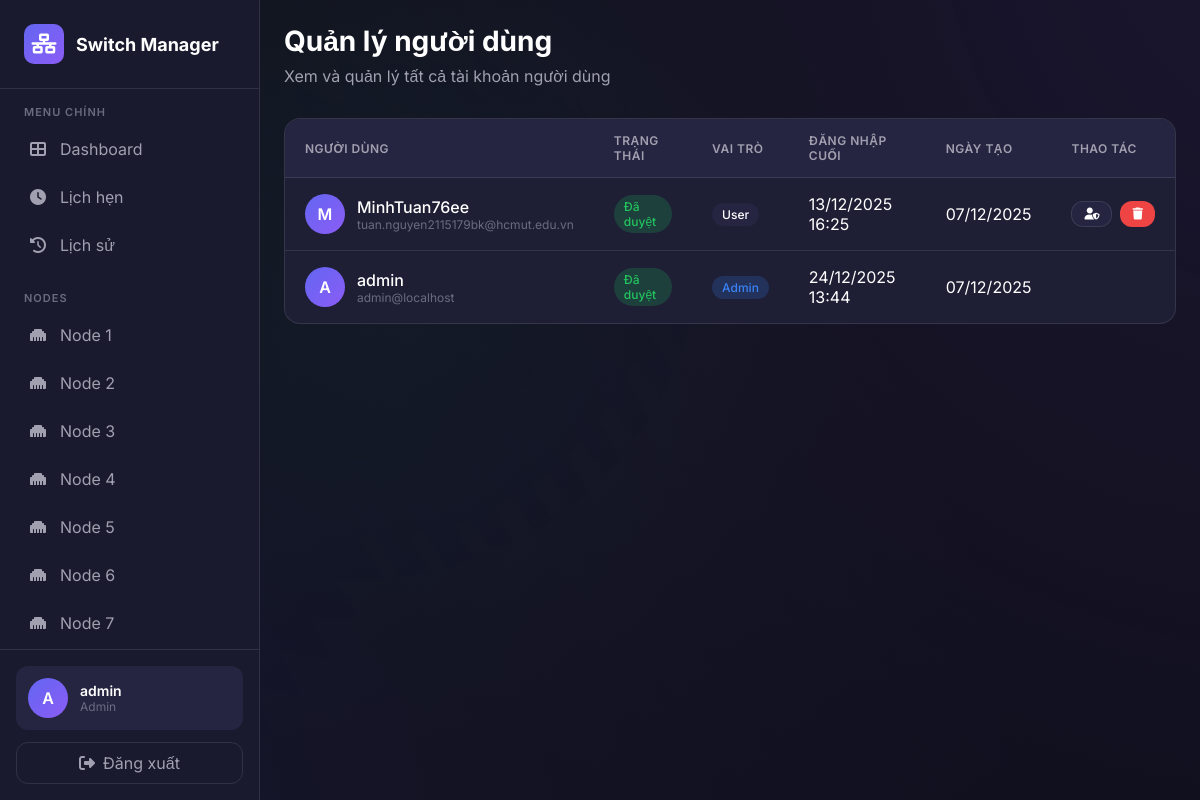
/admin/users (signed in), run on an earlier commit of the app's database.
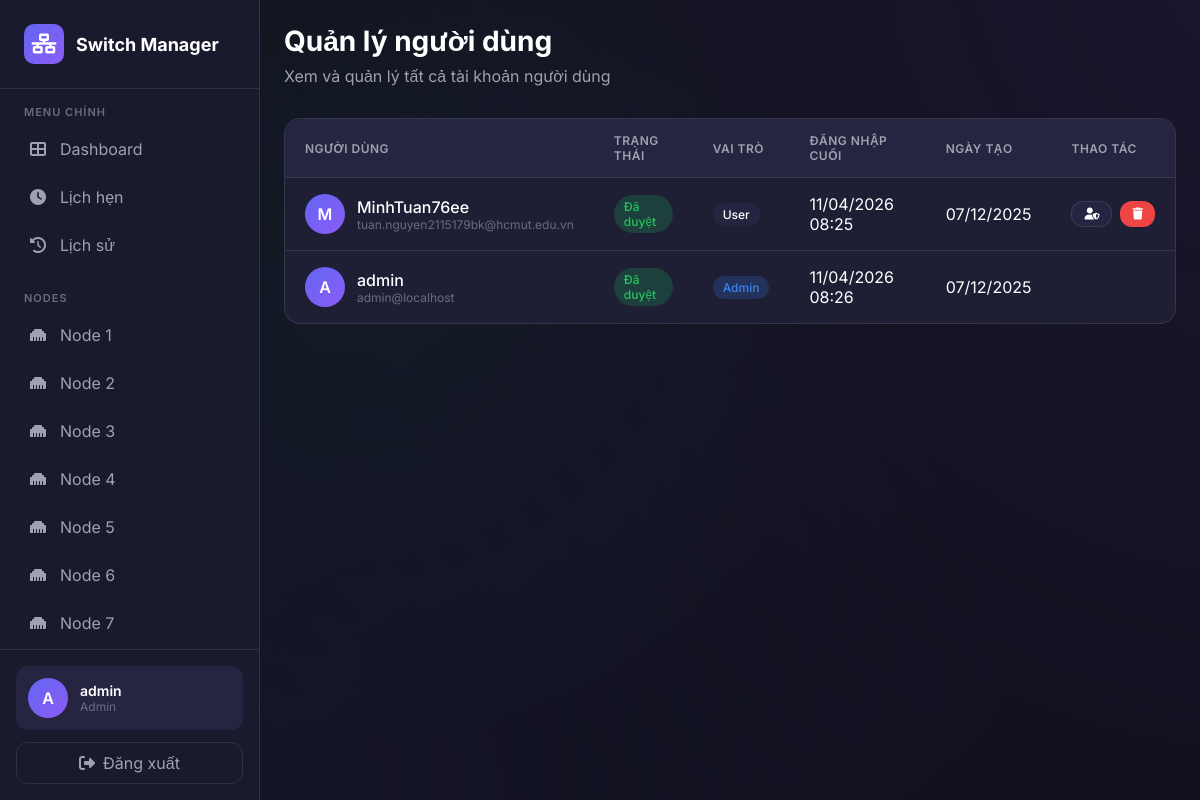
And on a later commit of the database.
### models.py (models this page shows, shortened)
class User(UserMixin, db.Model):
    __tablename__ = 'users'
    id = db.Column(db.Integer, primary_key=True)
    username = db.Column(db.String(80), unique=True, nullable=False)
    email = db.Column(db.String(120), unique=True, nullable=False)
    password_hash = db.Column(db.String(256), nullable=False)
    is_admin = db.Column(db.Boolean, default=False)
    is_approved = db.Column(db.Boolean, default=False)
    created_at = db.Column(db.DateTime, default=lambda: to_naive_vietnam(get_vietnam_time()))
    last_login = db.Column(db.DateTime)

### routes/admin.py (the view)
@admin_bp.route('/users')
@login_required
@admin_required
def users():
    all_users = User.query.order_by(User.created_at.desc()).all()
    return render_template('admin/users.html', users=all_users)

### app.py (called while the page is built)
@login_manager.user_loader
def load_user(user_id):
    return User.query.get(int(user_id))

### routes/admin.py (called while the page is built)
def admin_required(f):
    @wraps(f)
    def decorated_function(*args, **kwargs):
        if not current_user.is_authenticated or not current_user.is_admin:
            flash('Bạn không có quyền truy cập trang này!', 'error')
            return redirect(url_for('main.dashboard'))
        return f(*args, **kwargs)
    return decorated_function

### templates/admin/users.html (shortened to what this page needs)
{% extends "base.html" %}
{% block content %}
<div class="page-header">
    <h1 class="page-title">Quản lý người dùng</h1>
    <p class="page-subtitle">Xem và quản lý tất cả tài khoản người dùng</p>
</div>
<div class="users-table-card">
    <table class="users-table">
        <thead>
            <tr>
                <th>Người dùng</th>
                <th>Trạng thái</th>
                <th>Vai trò</th>
                <th>Đăng nhập cuối</th>
                <th>Ngày tạo</th>
                <th>Thao tác</th>
            </tr>
        </thead>
        <tbody>
            {% for user in users %}
            <tr id="user-row-{{ user.id }}">
                <td>
                    <div class="user-cell">
                        <div class="user-avatar-table">{{ user.username[0].upper() }}</div>
                        <div class="user-info-cell">
                            <span class="user-name-cell">{{ user.username }}</span>
                            <span class="user-email-cell">{{ user.email }}</span>
                        </div>
                    </div>
                </td>
                <td>
                    {% if user.is_approved %}
                    <span class="badge badge-success">Đã duyệt</span>
                    {% else %}
                    <span class="badge badge-warning">Chờ duyệt</span>
                    {% endif %}
                </td>
                <td>
                    {% if user.is_admin %}
                    <span class="badge badge-info">Admin</span>
                    {% else %}
                    <span class="badge badge-secondary" style="background: var(--bg-tertiary);">User</span>
                    {% endif %}
                </td>
                <td>
                    {{ user.last_login.strftime('%d/%m/%Y %H:%M') if user.last_login else 'Chưa đăng nhập' }}
                </td>
                <td>
                    {{ user.created_at.strftime('%d/%m/%Y') if user.created_at else '-' }}
                </td>
                <td>
                    <div class="flex gap-1">
                        {% if user.id != current_user.id %}
                        <button class="btn btn-secondary btn-sm" onclick="toggleAdmin({{ user.id }})" title="Đổi vai trò">
                            <i class="fas fa-user-shield"></i>
                        </button>
                        <button class="btn btn-danger btn-sm" onclick="deleteUser({{ user.id }})" title="Xóa">
                            <i class="fas fa-trash"></i>
                        </button>
                        {% endif %}
                    </div>
                </td>
            </tr>
            {% endfor %}
        </tbody>
    </table>
</div>
{% endblock %}

### templates/base.html (shortened to what this page needs)
<!DOCTYPE html>
<html lang="vi">
<head>
    <link rel="stylesheet" href="https://cdnjs.cloudflare.com/ajax/libs/font-awesome/6.4.0/css/all.min.css">
</head>
<body>
    <div class="bg-animation"></div>
    <aside class="sidebar" id="sidebar">
        <div class="sidebar-header">
            <a href="{{ url_for('main.dashboard') }}" class="logo">
                <div class="logo-icon">
                    <i class="fas fa-network-wired"></i>
                </div>
                <span class="logo-text">Switch Manager</span>
            </a>
        </div>
        <nav class="sidebar-nav">
            <div class="nav-section">
                <div class="nav-section-title">Menu chính</div>
                <a href="{{ url_for('main.dashboard') }}" class="nav-item {% if request.endpoint == 'main.dashboard' %}active{% endif %}">
                    <i class="fas fa-th-large"></i>
                    <span>Dashboard</span>
                </a>
                <a href="{{ url_for('main.schedules') }}" class="nav-item {% if request.endpoint == 'main.schedules' %}active{% endif %}">
                    <i class="fas fa-clock"></i>
                    <span>Lịch hẹn</span>
                </a>
                <a href="{{ url_for('main.history') }}" class="nav-item {% if request.endpoint == 'main.history' %}active{% endif %}">
                    <i class="fas fa-history"></i>
                    <span>Lịch sử</span>
                </a>
            </div>
            <div class="nav-section">
                <div class="nav-section-title">Nodes</div>
                {% for i in range(1, 9) %}
                <a href="{{ url_for('main.node_detail', node_id=i) }}" class="nav-item {% if request.endpoint == 'main.node_detail' and request.view_args.get('node_id') == i %}active{% endif %}">
                    <i class="fas fa-ethernet"></i>
                    <span>Node {{ i }}</span>
                </a>
                {% endfor %}
            </div>
        </nav>
        <div class="sidebar-footer">
            <div class="user-info">
                <div class="user-avatar">
                    {{ current_user.username[0].upper() }}
                </div>
                <div class="user-details">
                    <div class="user-name">{{ current_user.username }}</div>
                    <div class="user-role">{{ 'Admin' if current_user.is_admin else 'User' }}</div>
                </div>
            </div>
            <a href="{{ url_for('auth.logout') }}" class="logout-btn">
                <i class="fas fa-sign-out-alt"></i>
                <span>Đăng xuất</span>
            </a>
        </div>
    </aside>
    <main class="main-content">
        {% block content %}{% endblock %}
    </main>
</body>
</html>

### templates/admin/users.html (style rules this page uses)
.users-table-card { background: var(--bg-card); border: 1px solid var(--border-color); border-radius: var(--radius-lg); overflow: hidden; }
.users-table { width: 100%; }
.users-table th { background: var(--bg-tertiary); padding: 14px 20px; text-align: left; font-size: 12px; font-weight: 600; text-transform: uppercase; letter-spacing: 0.5px; color: var(--text-secondary); }
.users-table td { padding: 16px 20px; border-bottom: 1px solid var(--border-color); }
.users-table tr:last-child td { border-bottom: none; }
.user-cell { display: flex; align-items: center; gap: 12px; }
.user-avatar-table { width: 40px; height: 40px; background: var(--accent-gradient); border-radius: 50%; display: flex; align-items: center; justify-content: center; font-weight: 600; font-size: 16px; }
.user-info-cell { display: flex; flex-direction: column; }
.user-name-cell { font-weight: 500; }
.user-email-cell { font-size: 12px; color: var(--text-muted); }

What changed in the data, as far as the page shows it:
changed User "admin": last_login "24/12/2025 13:44" → "11/04/2026 08:26"
changed User "MinhTuan76ee": last_login "13/12/2025 16:25" → "11/04/2026 08:25"
